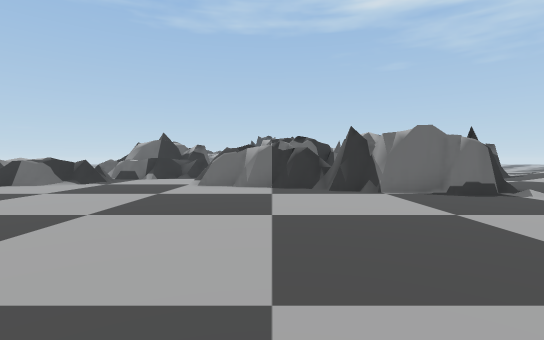
[1] (above)

24 first-person views from a walk through a Unity game level. The camera is 1.5 m above the floor, tilts 2° down and sees 85° across. The floor is counted in squares, 2 m on a side. Each view is taken from the middle of a square. On the plan, view 1 faces up. The plan holds only what a view shows up to about 10 squares ahead; the rest is blank. The place goes on beyond the plan. The player is left out.

[2]
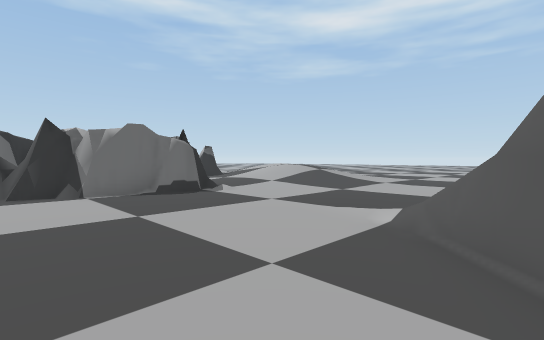

[3]
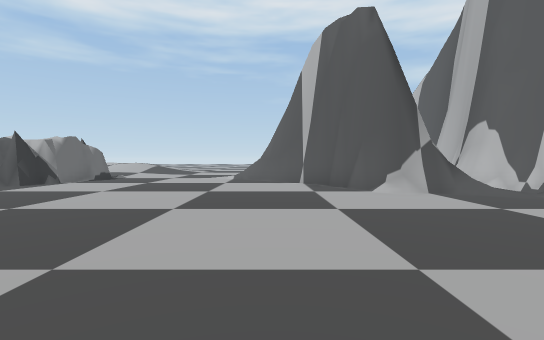

[4]
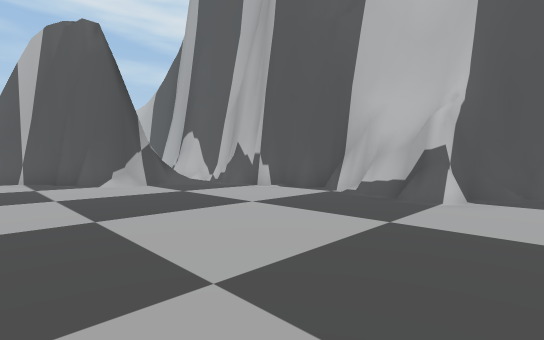

[5]
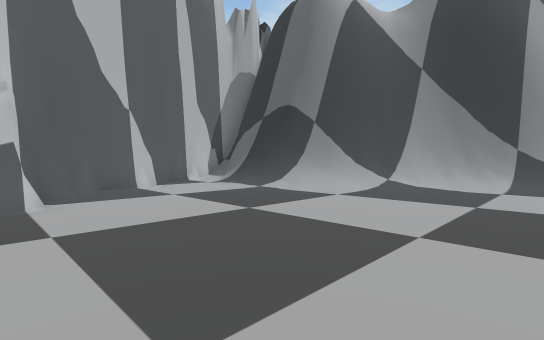

[6]
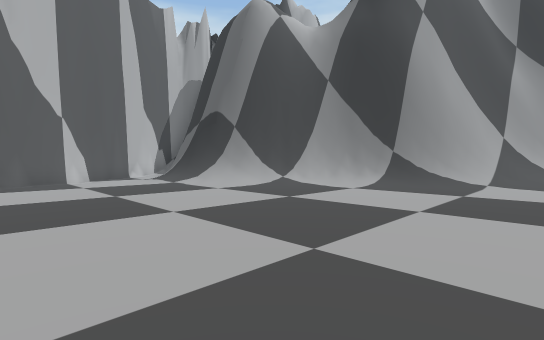

[7]
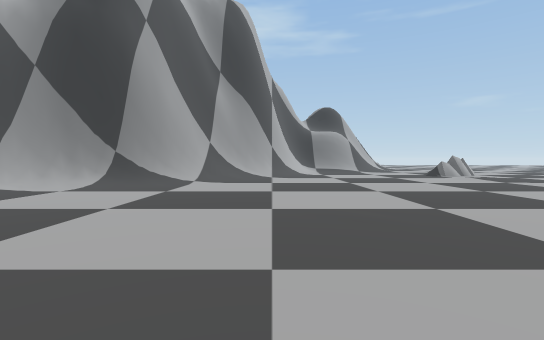

[8]
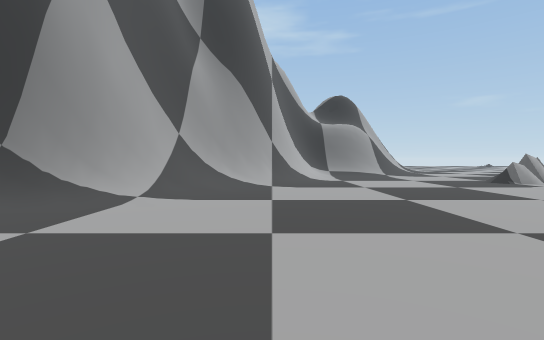

[9]
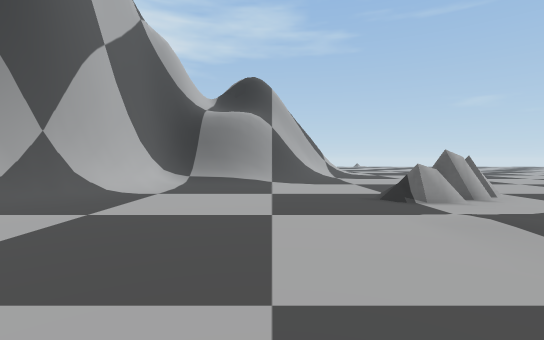

[10]
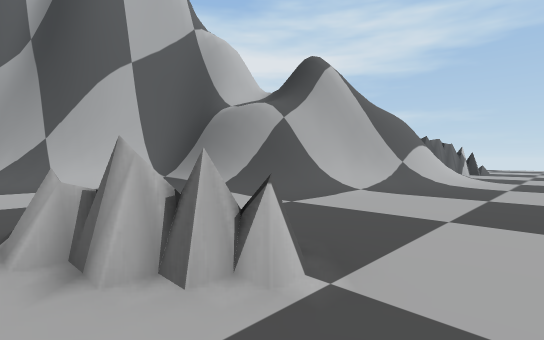

[11]
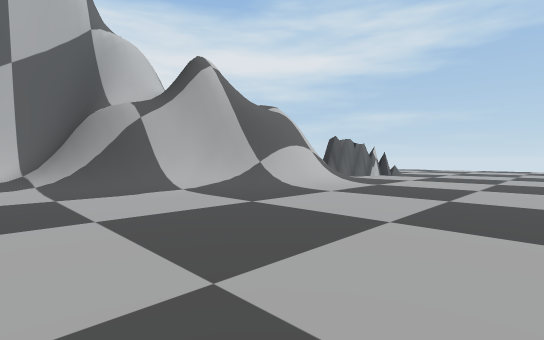

[12]
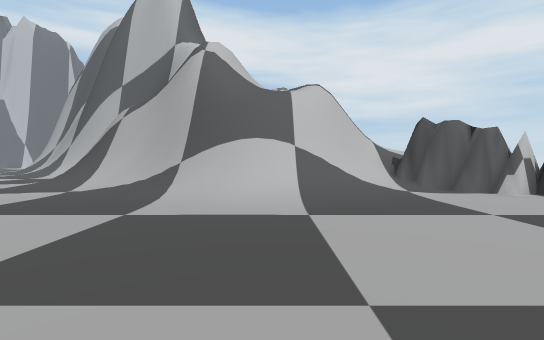

[13]
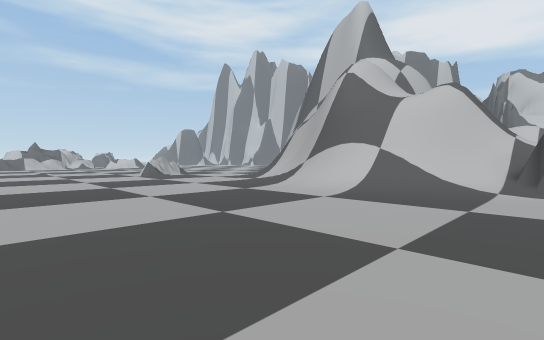

[14]
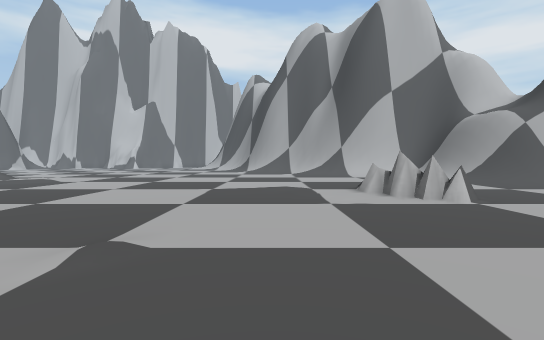

[15]
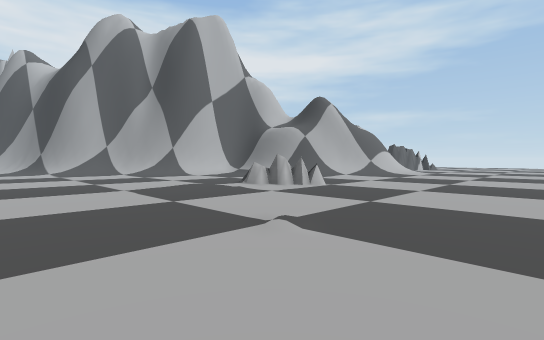

[16]
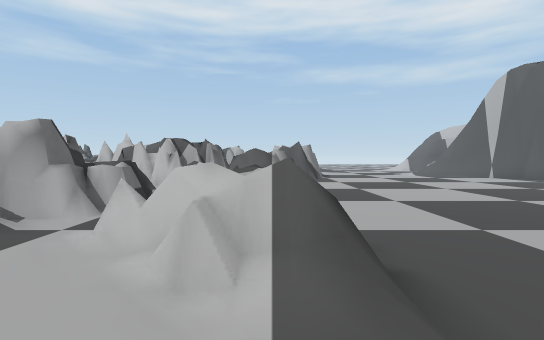

[17]
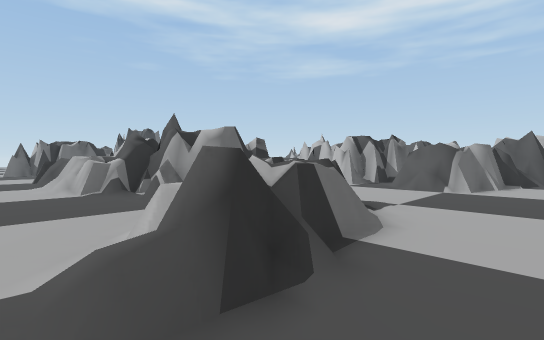

[18]
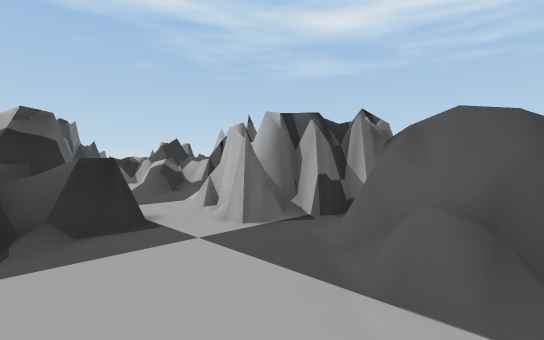

[19]
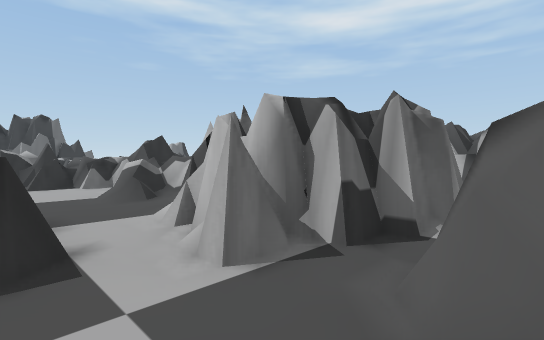

[20]
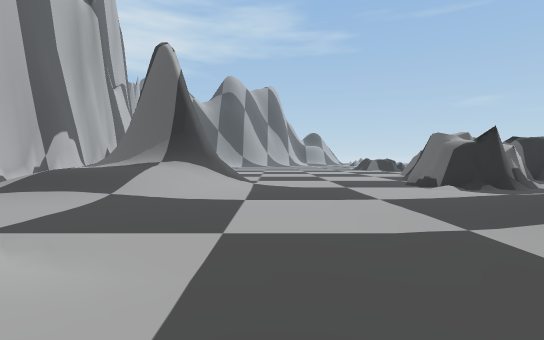

[21]
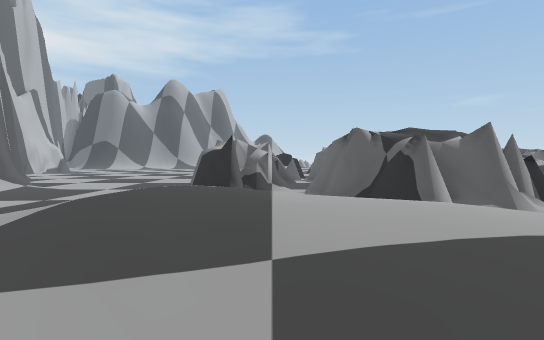

[22]
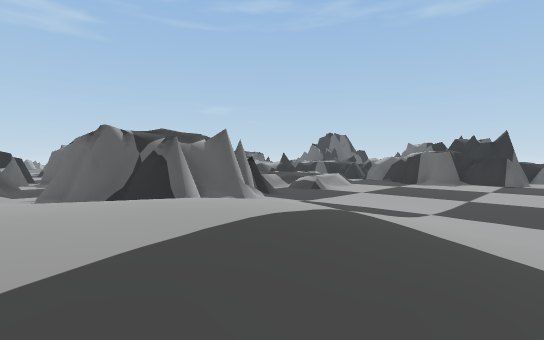

[23]
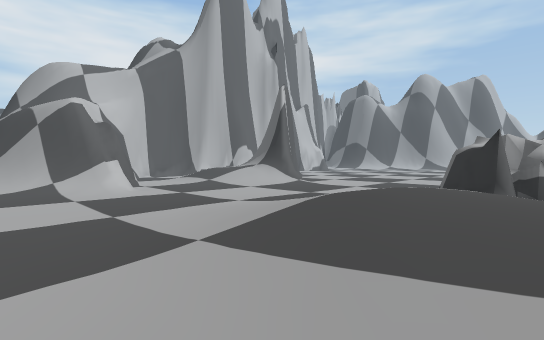

[24]
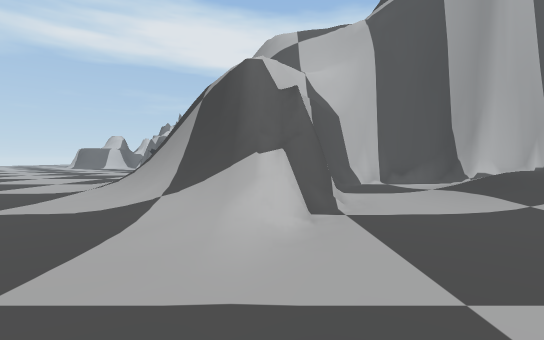

### Floor plan
Key: @ floor where view 1 was taken; # wall or solid block; . main floor; : floor 0.25 m higher than the main floor; + floor 1 m higher than the main floor; / step, stairs or slope; = window, fence, low wall or low ledge; ^ raised ledge.
Columns run from 36 left of view 1 to 14 right of it. Each row starts with its distance up from view 1.
 19 ......................            ####        .....
 18 ......................     .##    ..#=       ......
 17 ......................    ..=#    ..=#      /......
 16 ......................    ..=##   ./=#     =.......
 15 ......................    ..###   ..##      .......
 14 .......................   ..=#####./#       #......
 13 ...///........#.........  ...###^#.##       ## ///:
 12 ..//#=//......=.......... ....=#...###########  ///
 11 #//#####//....==......... ....  ....#########/ /+//
 10 #/##  ####/................/===...#####=..:.// ++//
  9 //#     ###/.............:/===....#######/../ /+///
  8   #      ##/.............../........######/:  +////
  7           #/..........................####/// ////.
  6           #///............................../////..
  5           ####//............ ................///...
  4             ###//............ .....................
  3               ##//...........  ....................
  2                ##//..........  ........../.........
  1                 ##//......... ..........///........
  0                  ##/................@...#///...//..
 -1                   ##/..................##///...#//.
 -2                   ##/................####///..###//
 -3                    ##/..............## #////..  ##/
 -4                     #//.............#     //..   ##
 -5                     ##//.........../       ...#
 -6                      #//.....##..########/...##
 -7                      ##/....######      ######
 -8                        /..###
 -9                         .##
-10                         ##

Where each view was taken, in squares from view 1:
view 1: 0 up, 0 right, facing up
view 2: 0 up, 1 right, facing up-right
view 3: 0 up, 7 left, facing right
view 4: 0 up, 9 left, facing down-right
view 5: 0 up, 7 left, facing down-left
view 6: 3 up, 8 left, facing down-left
view 7: 4 up, 8 left, facing left
view 8: 4 up, 12 left, facing left
view 9: 9 up, 16 left, facing left
view 10: 15 up, 21 left, facing down-left
view 11: 18 up, 24 left, facing down-left
view 12: 18 up, 32 left, facing down
view 13: 19 up, 36 left, facing down-right
view 14: 19 up, 19 left, facing down
view 15: 19 up, 15 left, facing down-left
view 16: 9 up, 11 left, facing right
view 17: 7 up, 10 left, facing up-right
view 18: 9 up, 4 left, facing up-right
view 19: 10 up, 3 left, facing up-right
view 20: 2 up, 13 right, facing left
view 21: 9 up, 14 right, facing left
view 22: 9 up, 14 right, facing up-left
view 23: 9 up, 14 right, facing down-left
view 24: 3 up, 11 right, facing down
